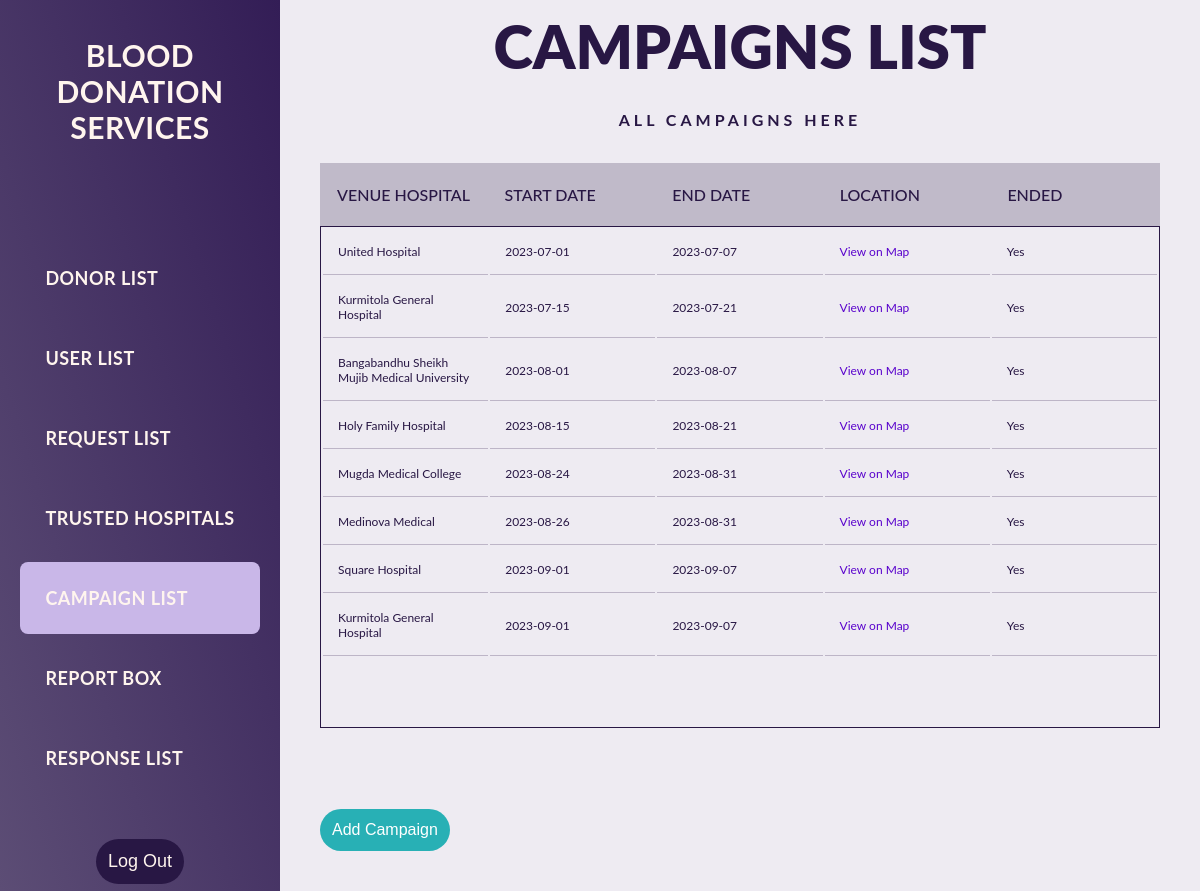
Page /admin_view_campaign_list.php on the committed database.
### tables this page shows
CREATE TABLE `campaigns` (
  `campaign_id` int(11) NOT NULL,
  `venue` varchar(50) DEFAULT NULL,
  `start_date` date DEFAULT NULL,
  `end_date` date DEFAULT NULL
);

### admin_view_campaign_list.php (the view, shortened to what this page needs)
<?php
    $conn = mysqli_connect("localhost", "root", "370_summer23", "blood_donation_services");
?>
<!DOCTYPE html>
<html lang="en">
<head>
    <link rel="stylesheet" type="text/css" href="admin_view.css">
</head>
<body>
    <div id="page_wrapper">
        <div id="sidenav" class="sidenav">
            <div class="logo_section">
                <h3>BLOOD DONATION</br>SERVICES</h3>
            </div>
            <div class="sidenav_header">
                <a href="admin_view_donor_list.php" class="active_color">
                    <div class="sidenav_link">
                        <h3>DONOR LIST</h3>
                    </div>
                </a>
                <a href="admin_view_user_list.php">
                    <div class="sidenav_link">
                        <h3>USER LIST</h3>
                    </div>
                </a>
                <a href="admin_view_request_list.php">
                    <div class="sidenav_link">
                        <h3>REQUEST LIST</h3>
                    </div>
                </a>
                <a href="admin_view_trusted_hospitals.php">
                    <div class="sidenav_link">
                        <h3>TRUSTED HOSPITALS</h3>
                    </div>
                </a>
                <a href="">
                    <div class="sidenav_link active">
                        <h3>CAMPAIGN LIST</h3>
                    </div>
                </a>
                <a href="admin_view_report_box.php">
                    <div class="sidenav_link">
                        <h3>REPORT BOX</h3>
                    </div>
                </a>
                <a href="admin_view_response_list.php">
                    <div class="sidenav_link">
                        <h3>RESPONSE LIST</h3>
                    </div>
                </a>
            </div>
            <form action="logout.php" method="post">
                <button type="submit">Log Out</button>
            </form>
        </div>
        <main>
            <header>
                <div class="text">
                    <h2 class="head_tran"><span>CAMPAIGNS LIST</span></h2>
                    <p class="head_head">ALL CAMPAIGNS HERE</p>
                </div>
            </header>
            <section class="List">
                <div class="tbl-header">
                    <table>
                        <thead>
                            <tr>
                                <th>Venue Hospital</th>
                                <th>Start Date</th>
                                <th>End Date</th>
                                <th>Location</th>
                                <th>Ended</th>
                            </tr>
                        </thead>
                    </table>
                </div>
                <div class="tbl-content">
                    <table>
                        <tbody>
                            <?php
                                $currentDate = date("Y-m-d");
                                $query = "SELECT c.venue, c.start_date, c.end_date, h.location
                                            FROM campaigns c
                                            JOIN trusted_hospitals h ON c.venue = h.hospital_name
                                            ORDER BY c.end_date ASC";
                                $result = mysqli_query($conn, $query);
                                while($row = mysqli_fetch_assoc($result)){
                                    echo "<tr>";
                                    echo "<td>". $row['venue'] ."</td>";
                                    echo "<td>". $row['start_date'] ."</td>";
                                    echo "<td>". $row['end_date'] ."</td>";
                                    echo "<td><a href='" . $row['location'] . "' target='_blank'>View on Map</a></td>";
                                    echo "<td>". ($row['end_date'] < $currentDate ? 'Yes' : 'No') ."</td>";
                                    echo "</tr>";
                                }
                            ?>
                        </tbody>
                    </table>
                </div>
            </section>
            <p></br></p>
            <form action="admin_add_campaign.php" method="GET">
                <input class="add" type="submit" value="Add Campaign">
            </form>
        </main>
    </div>
</body>
</html>

### admin_view.css (style rules this page uses)
body { margin: 0px; padding: 0px; background-color: var(--accent-dark); }
h2, h3 { margin: 0px; padding: 10px; }
:root { --accent-clr: #2a3ebc; --accent-dark: #a293b82e; --accent-light: rgb(93, 46, 46); --accent-dark_pirple: #281744; --text: seashell; }
#page_wrapper { height: 100vh; display: grid; grid-template-columns: 280px 1fr; font-family: 'Lato', sans-serif; }
.sidenav { background-image: linear-gradient(to top right, #5c4d75, #331d56); display: flex; flex-direction: column; justify-content: space-evenly; gap: 30px; align-items: center; }
button { padding: 12px; border: none; font-size: 18px; color: var(--text); border-radius: 30px; background-color: #281744; cursor: pointer; }
.sidenav_link { padding: 15px; margin-bottom: 8px; }
.sidenav_link.active { font-weight: 700; background-color: #c9b7e8; border-radius: 8px; }
.logo_section { padding: 20px 0px 50px 0px; padding-inline: 14px; text-align: center; color: var(--text); }
.logo_section h3 { font-weight: bold; font-size: 30px; }
h3 { color: var(--text); font-size: 18px; letter-spacing: .5px; }
a { text-decoration: none; }
.add { margin-top: 10px; margin-bottom: 10px; background-color: rgb(40, 176, 181); padding: 12px; border-radius: 30px; border: none; cursor: pointer; font-size: 16px; color: white; }
main { padding-bottom: 30px; padding-inline: 40px; }
.head_tran { font-size: 60px; color: #ffffff; text-transform: uppercase; font-weight: 900; text-align: center; transition: .6s; }
.head_head { text-align: center; }
h2 { font-size: 32px; font-weight: 300; color: var(--accent-clr); }
p { line-height: 145%; letter-spacing: 4px; font-weight: 700; color: var(--accent-dark_pirple); margin-bottom: 32px; }
.List { width: 100%; }
table { width: 100%; table-layout: fixed; }
.tbl-header { background-color: #2817443b; }
.tbl-content { height: 500px; overflow-y: scroll; border: 1px solid #281744; }
th { padding: 20px 15px; text-align: left; font-weight: 500; font-size: 16px; color: var(--accent-dark_pirple); text-transform: uppercase; }
td { padding: 15px; text-align: left; font-weight: 400; font-size: 12px; color: var(--accent-dark_pirple); border-bottom: 1px solid #28174440; }
span { color: var(--accent-dark_pirple); }
.tbl-content a { color: #5902cc; text-decoration: none; }

### rows in the picture
campaigns: venue "United Hospital", start_date "2023-07-01", end_date "2023-07-07", shows "Yes"
campaigns: venue "Kurmitola General Hospital", start_date "2023-07-15", end_date "2023-07-21", shows "Yes"
campaigns: venue "Bangabandhu Sheikh Mujib Medical University", start_date "2023-08-01", end_date "2023-08-07", shows "Yes"
campaigns: venue "Holy Family Hospital", start_date "2023-08-15", end_date "2023-08-21", shows "Yes"
campaigns: venue "Mugda Medical College", start_date "2023-08-24", end_date "2023-08-31", shows "Yes"
campaigns: venue "Medinova Medical", start_date "2023-08-26", end_date "2023-08-31", shows "Yes"
campaigns: venue "Square Hospital", start_date "2023-09-01", end_date "2023-09-07", shows "Yes"
campaigns: venue "Kurmitola General Hospital", start_date "2023-09-01", end_date "2023-09-07", shows "Yes"
